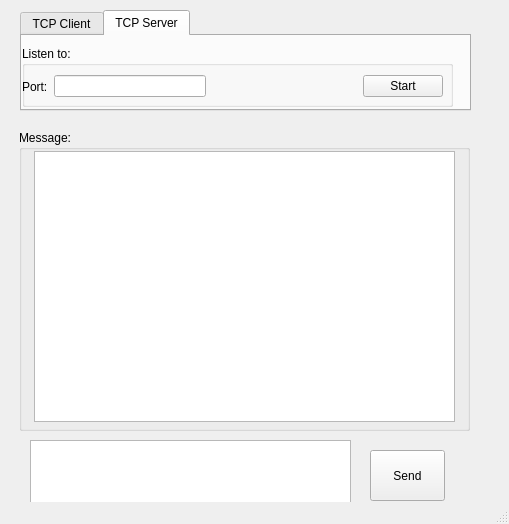
<?xml version="1.0" encoding="UTF-8"?>
<ui version="4.0">
 <class>MainWindow</class>
 <widget class="QMainWindow" name="MainWindow">
  <property name="geometry">
   <rect>
    <x>0</x>
    <y>0</y>
    <width>509</width>
    <height>524</height>
   </rect>
  </property>
  <property name="minimumSize">
   <size>
    <width>300</width>
    <height>400</height>
   </size>
  </property>
  <property name="windowTitle">
   <string>TCP connect</string>
  </property>
  <widget class="QWidget" name="centralwidget">
   <widget class="QTabWidget" name="verticalTabWidget">
    <property name="geometry">
     <rect>
      <x>20</x>
      <y>10</y>
      <width>451</width>
      <height>101</height>
     </rect>
    </property>
    <property name="currentIndex">
     <number>1</number>
    </property>
    <widget class="QWidget" name="client_tab" native="true">
     <property name="whatsThis">
      <string/>
     </property>
     <attribute name="title">
      <string>TCP Client</string>
     </attribute>
     <widget class="QGroupBox" name="groupBox">
      <property name="geometry">
       <rect>
        <x>0</x>
        <y>10</y>
        <width>431</width>
        <height>71</height>
       </rect>
      </property>
      <property name="title">
       <string>Connect to:</string>
      </property>
      <widget class="QWidget" name="horizontalLayoutWidget">
       <property name="geometry">
        <rect>
         <x>9</x>
         <y>19</y>
         <width>421</width>
         <height>61</height>
        </rect>
       </property>
       <layout class="QHBoxLayout" name="horizontalLayout">
        <item>
         <widget class="QLabel" name="label">
          <property name="text">
           <string>IP</string>
          </property>
         </widget>
        </item>
        <item>
         <widget class="QLineEdit" name="lineEdit"/>
        </item>
        <item>
         <widget class="QLabel" name="label_2">
          <property name="text">
           <string>Port:</string>
          </property>
         </widget>
        </item>
        <item>
         <widget class="QLineEdit" name="lineEdit_2"/>
        </item>
        <item>
         <spacer name="horizontalSpacer">
          <property name="orientation">
           <enum>Qt::Horizontal</enum>
          </property>
          <property name="sizeHint" stdset="0">
           <size>
            <width>40</width>
            <height>20</height>
           </size>
          </property>
         </spacer>
        </item>
        <item>
         <widget class="QPushButton" name="pushButton">
          <property name="text">
           <string>Connect</string>
          </property>
         </widget>
        </item>
       </layout>
      </widget>
     </widget>
    </widget>
    <widget class="QWidget" name="tab">
     <attribute name="title">
      <string>TCP Server</string>
     </attribute>
     <widget class="QGroupBox" name="groupBox_2">
      <property name="geometry">
       <rect>
        <x>0</x>
        <y>10</y>
        <width>431</width>
        <height>61</height>
       </rect>
      </property>
      <property name="title">
       <string>Listen to:</string>
      </property>
      <widget class="QWidget" name="horizontalLayoutWidget_2">
       <property name="geometry">
        <rect>
         <x>0</x>
         <y>10</y>
         <width>421</width>
         <height>61</height>
        </rect>
       </property>
       <layout class="QHBoxLayout" name="horizontalLayout_2">
        <item>
         <widget class="QLabel" name="label_4">
          <property name="text">
           <string>Port:</string>
          </property>
         </widget>
        </item>
        <item>
         <widget class="QLineEdit" name="lineEdit_4"/>
        </item>
        <item>
         <spacer name="horizontalSpacer_2">
          <property name="orientation">
           <enum>Qt::Horizontal</enum>
          </property>
          <property name="sizeHint" stdset="0">
           <size>
            <width>40</width>
            <height>20</height>
           </size>
          </property>
         </spacer>
        </item>
        <item>
         <widget class="QPushButton" name="pushButton_2">
          <property name="text">
           <string>Start</string>
          </property>
         </widget>
        </item>
       </layout>
      </widget>
     </widget>
    </widget>
   </widget>
   <widget class="QTextEdit" name="textEdit">
    <property name="geometry">
     <rect>
      <x>30</x>
      <y>440</y>
      <width>321</width>
      <height>71</height>
     </rect>
    </property>
   </widget>
   <widget class="QGroupBox" name="groupBox_3">
    <property name="geometry">
     <rect>
      <x>19</x>
      <y>130</y>
      <width>451</width>
      <height>301</height>
     </rect>
    </property>
    <property name="title">
     <string>Message:</string>
    </property>
    <widget class="QTextBrowser" name="textBrowser">
     <property name="geometry">
      <rect>
       <x>15</x>
       <y>21</y>
       <width>421</width>
       <height>271</height>
      </rect>
     </property>
    </widget>
   </widget>
   <widget class="QPushButton" name="pushButton_3">
    <property name="geometry">
     <rect>
      <x>370</x>
      <y>450</y>
      <width>75</width>
      <height>51</height>
     </rect>
    </property>
    <property name="text">
     <string>Send</string>
    </property>
   </widget>
  </widget>
  <widget class="QStatusBar" name="statusbar"/>
 </widget>
 <resources/>
 <connections/>
</ui>
